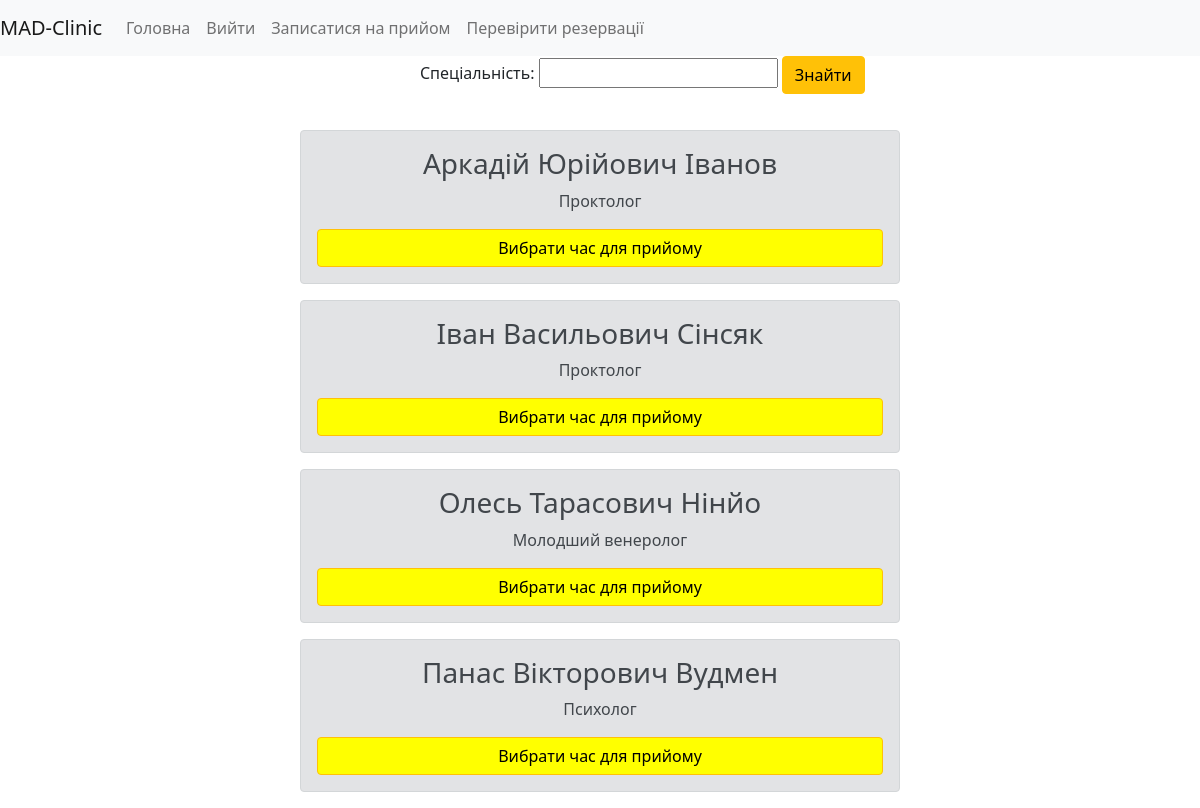
/doctor (signed in), run on the app's committed database.
### Doctor_app/models.py (models this page shows, shortened)
class Doctor(models.Model):
    first_name = models.CharField("Ім`я", help_text="Ім'я", max_length=20)
    last_name = models.CharField("Прізвище", help_text="Прізвище", max_length=20)
    middle_name = models.CharField("По батькові", help_text="Ім'я по батькові", max_length=20)
    speciality = models.CharField("Спеціальність", help_text="Спеціалізація", max_length=20)
    description = models.TextField("Опис", help_text="Опис спеціаліста", blank=True)
    specialist_template = models.URLField("Посилання на сторінку спеціаліста", max_length=200, blank=True)
    image = models.URLField("Фото", blank=True)
    class Meta:
        verbose_name = "Лікар"
        verbose_name_plural = "Лікарі"

### Doctor_app/views.py (the view)
# urls.py: path('', views.watch_appointment, name='watch_appointment'),
def watch_appointment(request):
    doctor = Doctor.objects.all()
    filter_specialization = Specialization_filter(request.GET, queryset=Doctor.objects.all())
    return render(request, 'Doctor_app/watch_appointment.html', {'doctor': doctor, 'list': 'Список лікарів', 'filter_specialization': filter_specialization})

### Doctor_app/templates/Doctor_app/watch_appointment.html (shortened to what this page needs)
{% extends 'Client_app/layout.html' %}
{% block content %}
{% if user.is_authenticated %}
    <div class="features">
        {% if doctor %}
        <form method="GET" style="margin-bottom:3%; margin-left:35%;">
            {{ filter_specialization.form }}
            <button type="submit" class="btn btn-warning">Знайти</button>
        </form>
            {% for el in filter_specialization.qs %}
                <div class="alert alert-secondary" style="width:50%;margin-left:auto;margin-right:auto;">
                    <h3 style="text-align:center;margin-left:auto;margin-right:auto;">{{ el.first_name }} {{ el.middle_name }} {{ el.last_name }}</h3>
                    <p style="text-align:center;">{{ el.speciality }}</p>
                    <a href="{{ el.specialist_template }}" class="btn btn-warning"style="background-color:yellow;margin-left:auto;margin-right:auto;display:block;margin-top:2%;margin-bottom:0%">Вибрати час для прийому</a>
                </div>
            {% endfor %}
        {% else %}
            <p>Порожньо!</p>
        {% endif %}
{% else %}
        <p>Для вибору лікаря необхідно увійти в обліковий запис</p>
{% endif %}
    </div>
{% endblock content %}

### Client_app/templates/Client_app/layout.html (shortened to what this page needs)
{% load static %}
<!doctype html>
<html lang="en">
<head>
    <link rel="stylesheet" href="https://cdn.jsdelivr.net/npm/bootstrap@5.1.3/dist/css/bootstrap.min.css">
    <link rel="stylesheet" href='{% static "Client_app/css/main.css" %}'>
<nav class="navbar navbar-expand-lg navbar-light bg-light">
  <a class="navbar-brand" href="{% url 'main_page' %}">MAD-Clinic</a>
  <div class="collapse navbar-collapse" id="navbarNav">
    <ul class="navbar-nav">
      <li class="nav-item active">
        <a class="nav-link" href="{% url 'main_page' %}">Головна </a>
      </li>
        {% if user.is_authenticated %}
          <li class="nav-item">
            <a class="nav-link" href="{% url 'logout' %}">Вийти</a>
          </li>
          <li class="nav-item">
            <a class="nav-link" href="{% url 'watch_appointment' %}">Записатися на прийом </a>
          </li>
        {% if perms.Doctor_app.can_view_appointment %}
           <li class="nav-item">
            <a class="nav-link" href="{% url 'check_reservation' %}">Перевірити резервації</a>
          </li>
        {% endif %}
        {% endif %}
    </ul>
  </div>
</nav>
</head>
<body>
        {% block content %}
        {% endblock %}
</body>
</html>

### data on the page
Doctor: first_name "Аркадій", middle_name "Юрійович", last_name "Іванов", speciality "Проктолог"
Doctor: first_name "Іван", middle_name "Васильович", last_name "Сінсяк", speciality "Проктолог"
Doctor: first_name "Олесь", middle_name "Тарасович", last_name "Нінйо", speciality "Молодший венеролог"
Doctor: first_name "Панас", middle_name "Вікторович", last_name "Вудмен", speciality "Психолог"
